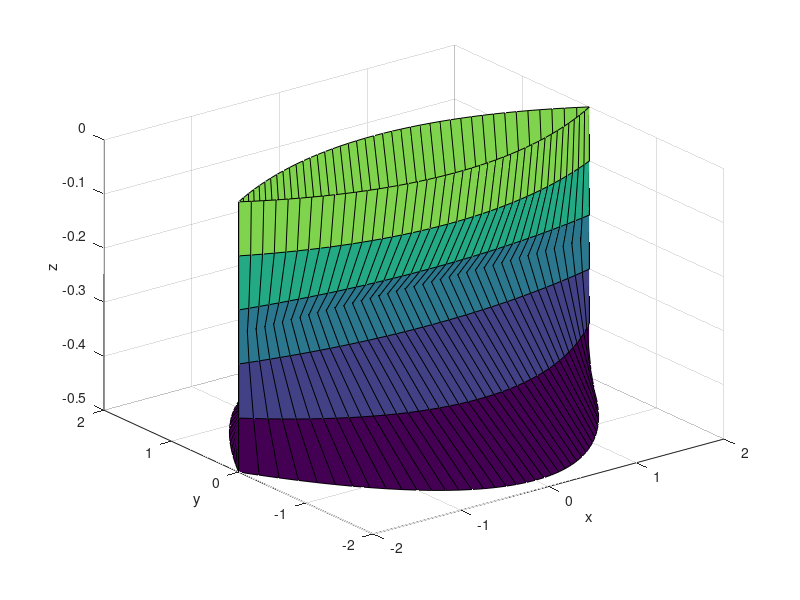

Here is the MATLAB script that generated this plot:
%% Math 320 - Chapter 10 Homework
% Tomas Oh

close all, clear, clc, format compact

%% Chapter 10, Problem #2

n = 4; h = 50;
t = 0:0.1:2*pi*n;
r = h * (2 + 5 * sin(t / 8)) / 10;
x = r .* cos(t);
y = r .* sin(t);
z = (h * t) / (2 * pi * n);
plot3(x, y, z);
xlabel('x (m)');
ylabel('y (m)');
zlabel('z (m)');
grid on;

%% Chapter 10, Problem #4

x = -4:0.1:4; y = -3:0.1:3;
[X, Y] = meshgrid(x, y);
Z = X.^2 / 4 + 2 * (sin(0.7 * Y)).^2;
surf(X, Y, Z);

%% Chapter 10, Problem #7

x = -5:0.1:5; y = -5:0.1:5;
[X, Y] = meshgrid(x, y);
R = sqrt(X.^2 + Y.^2);
Z = -cos(2 * R) ./ exp(0.2 * R);
mesh(X, Y, Z);

%% Chapter 10, Problem #9

r_max = 2;
theta = 0:0.1:2*pi; r = 0:0.1:r_max; phi = linspace(0, pi / 2, 50);
[TH, R] = meshgrid(theta, r);
X_cone = R .* cos(TH);
Y_cone = R .* sin(TH);
Z_cone = 4 * R;

[TH, PHI] = meshgrid(theta, phi);
X_sphere = r_max * sin(PHI) .* cos(TH);
Y_sphere = r_max * sin(PHI) .* sin(TH);
Z_sphere = r_max * cos(PHI) + 8; % shift to the top

surf(X_cone, Y_cone, Z_cone);
hold on;
surf(X_sphere, Y_sphere, Z_sphere);
hold off;
axis equal;
grid on;

%% Chapter 10, Problem #10

theta = -20:0.1:20; a_over_lambda = 2:0.1:10;
[TH, AL] = meshgrid(theta, a_over_lambda);
alpha = pi * AL .* sind(TH);
I = (sin(alpha) ./ alpha).^2;
surf(TH, AL, I);

%% Chapter 10, Problem #11

v = 0:1000; t = 70:320; R = 8.31; M = 0.032;
[V, T] = meshgrid(v, t);
P = 4 * pi * (M ./ (2 * pi * R .* T)).^(3/2) .* V.^2 .* exp(-M .* V.^2 ./ (2 * R .* T));
surf(V, T, P);

%% Chapter 10, Problem #19

r = 0.1; N0 = 10;
t = linspace(0, 100, 200); N_inf = linspace(100, 1000, 200);
[T, N_INF] = meshgrid(t, N_inf);
N = N_INF ./ (1 + (N_INF ./ N0 - 1) .* exp(-r .* T));
mesh(T, N_INF, N);
xlabel('Time (t)');
ylabel('Maximum Population N_\infty');
zlabel('Population N(t)');

%% Chapter 10, Problem #20

B = 1.2; L = 4; T = 0.5;
x = -2:0.1:2; z = -0.5:0.1:0;
[X, Z] = meshgrid(x, z);
Y_POS = (B / 2) * (1 - (2 * X ./ L).^2) .* (1 - (2 * Z ./T).^2);
Y_NEG = -(B / 2) * (1 - (2 * X ./ L).^2) .* (1 - (2 * Z ./T).^2);
surf(X, Y_POS, Z);
hold on;
surf(X, Y_NEG, Z);
hold off;
xlabel('x');
ylabel('y');
zlabel('z');